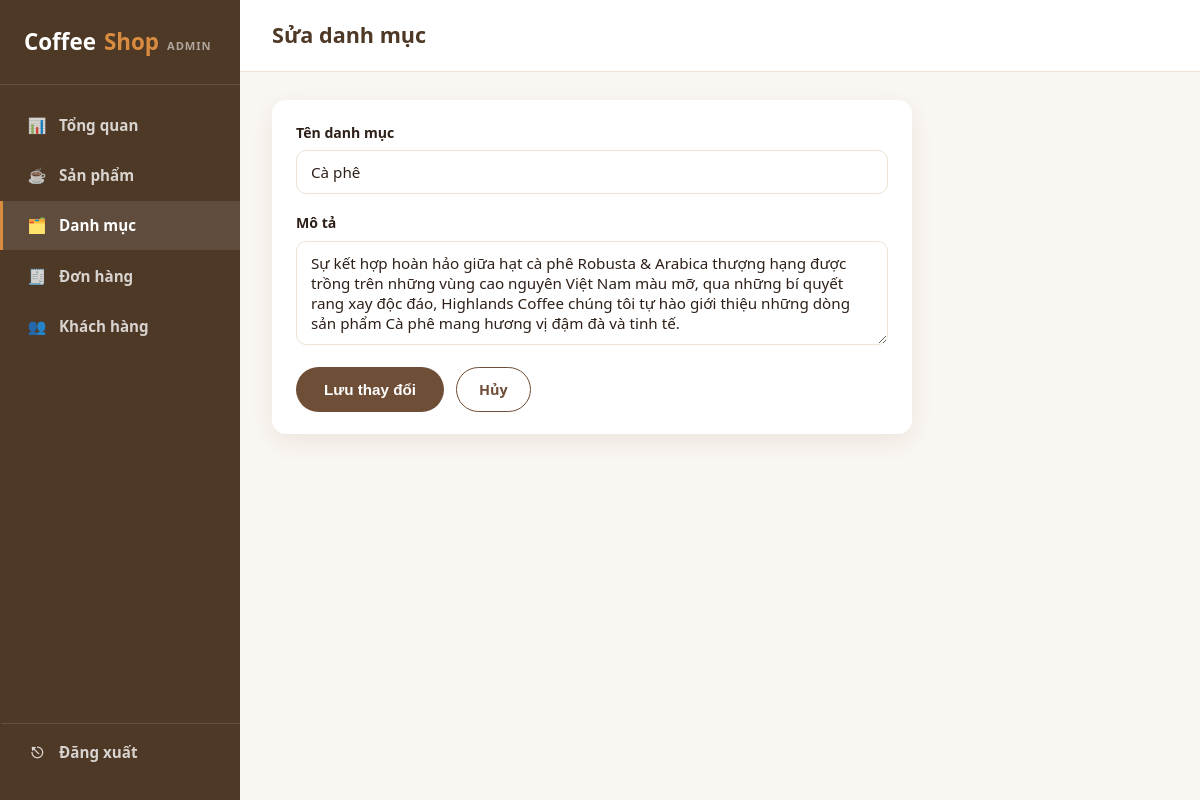
The page /admin/categories/1/edit (signed in) on the database its author committed.
### tables this page shows
CREATE TABLE category (
    id INTEGER PRIMARY KEY,
    name TEXT NOT NULL,
    description TEXT
);

### admin.py (the view, shortened to what this page needs)
@admin_bp.route("/categories/<int:category_id>/edit", methods=["GET", "POST"])
@admin_required
def category_edit(category_id):
    db = get_db()
    existing = db.execute("SELECT * FROM category WHERE id = ?", (category_id,)).fetchone()
    if existing is None:
        flash("Không tìm thấy danh mục.", "error")
        return redirect(url_for("admin.categories_list"))
    return render_template(
        "admin/category_form.html", active_page="categories", mode="edit",
        category=dict(existing), category_id=category_id,
    )

### admin.py (called while the page is built)
def admin_required(view):
    @functools.wraps(view)
    def wrapped(*args, **kwargs):
        if not session.get("is_admin"):
            return redirect(url_for("admin.login", next=request.path))
        return view(*args, **kwargs)
    return wrapped

### app.py (called while the page is built)
@app.before_request
def load_current_customer():
    g.customer = None
    customer_id = session.get("customer_id")
    if customer_id:
        g.customer = get_db().execute(
            "SELECT * FROM user WHERE id = ?", (customer_id,)
        ).fetchone()

### database.py (called while the page is built)
def get_db():
    if "db" not in g:
        g.db = sqlite3.connect(DB_PATH)
        g.db.row_factory = sqlite3.Row
        g.db.execute("PRAGMA foreign_keys = ON")
    return g.db

### templates/admin/category_form.html (shortened to what this page needs)
{% extends "admin/base.html" %}
{% block page_title %}{{ 'Thêm danh mục' if mode == 'add' else 'Sửa danh mục' }}{% endblock %}
{% block content %}
<section class="admin-panel admin-panel-form">
  <form method="POST" class="admin-form">
    <div class="form-row">
      <label for="name">Tên danh mục</label>
      <input type="text" id="name" name="name" value="{{ category.name or '' }}" required>
    </div>
    <div class="form-row">
      <label for="description">Mô tả</label>
      <textarea id="description" name="description" rows="4">{{ category.description or '' }}</textarea>
    </div>
    <div class="form-actions">
      <button type="submit" class="btn">{{ 'Thêm danh mục' if mode == 'add' else 'Lưu thay đổi' }}</button>
      <a href="{{ url_for('admin.categories_list') }}" class="btn btn-outline">Hủy</a>
    </div>
  </form>
</section>
{% endblock %}

### static/css/style.css (style rules this page uses)
:root { --color-bg: #faf6f1; --color-surface: #ffffff; --color-primary: #6f4e37; --color-primary-dark: #4e3826; --color-accent: #d98c3f; --color-text: #2e2018; --color-text-muted: #7a6a5c; --color-border: #ece2d6; --radius: 14px; --shadow: 0 8px 24px rgba(60, 40, 20, 0.08); --shadow-hover: 0 14px 32px rgba(60, 40, 20, 0.14); --transition: 0.25s ease; --max-width: 1180px; }
* { box-sizing: border-box; }
html { scroll-behavior: smooth; }
body { margin: 0; font-family: "Segoe UI", "Helvetica Neue", Arial, sans-serif; background: var(--color-bg); color: var(--color-text); line-height: 1.6; }
a { text-decoration: none; color: inherit; }
.btn { display: inline-block; padding: 12px 28px; border-radius: 999px; background: var(--color-primary); color: #fff; border: none; cursor: pointer; font-size: 0.95rem; font-weight: 600; transition: background var(--transition), transform var(--transition); }
.btn-outline { display: inline-block; background: transparent; color: var(--color-primary); border: 1px solid var(--color-primary); padding: 10px 22px; border-radius: 999px; font-weight: 600; font-size: 0.9rem; cursor: pointer; transition: background var(--transition), color var(--transition); }

### static/css/admin.css (style rules this page uses)
.admin-body { background: var(--color-bg); }
.admin-panel { background: var(--color-surface); border-radius: var(--radius); box-shadow: var(--shadow); padding: 22px 24px; }
.admin-panel-form { max-width: 640px; }
.btn-outline { background: transparent; color: var(--color-primary); border: 1px solid var(--color-primary); }
.admin-form { display: flex; flex-direction: column; gap: 18px; }
.form-row { display: flex; flex-direction: column; gap: 6px; }
.admin-form label { font-weight: 700; font-size: 0.88rem; color: var(--color-text); }
.admin-form input, .admin-form select, .admin-form textarea { padding: 11px 14px; border: 1px solid var(--color-border); border-radius: 10px; font-size: 0.95rem; font-family: inherit; color: var(--color-text); }
.admin-form textarea { resize: vertical; }
.form-actions { display: flex; gap: 12px; margin-top: 4px; }

### rows shown on the page
category: name "Cà phê", description "Sự kết hợp hoàn hảo giữa hạt cà phê Robusta & Arabica thượng hạng được trồng trên những vùng cao nguyên Việt Nam màu mỡ, qua những bí quyết rang xay độc đáo, Highlands Coffee chúng tôi tự hào giới thiệu những dòng sản phẩm Cà phê mang hương vị đậm đà và tinh tế."

### other values the page prints
{{ 'Thêm danh mục' if mode == 'add' else 'Sửa danh mục' }} "Sửa danh mục"
{{ 'Thêm danh mục' if mode == 'add' else 'Lưu thay đổi' }} "Lưu thay đổi"
